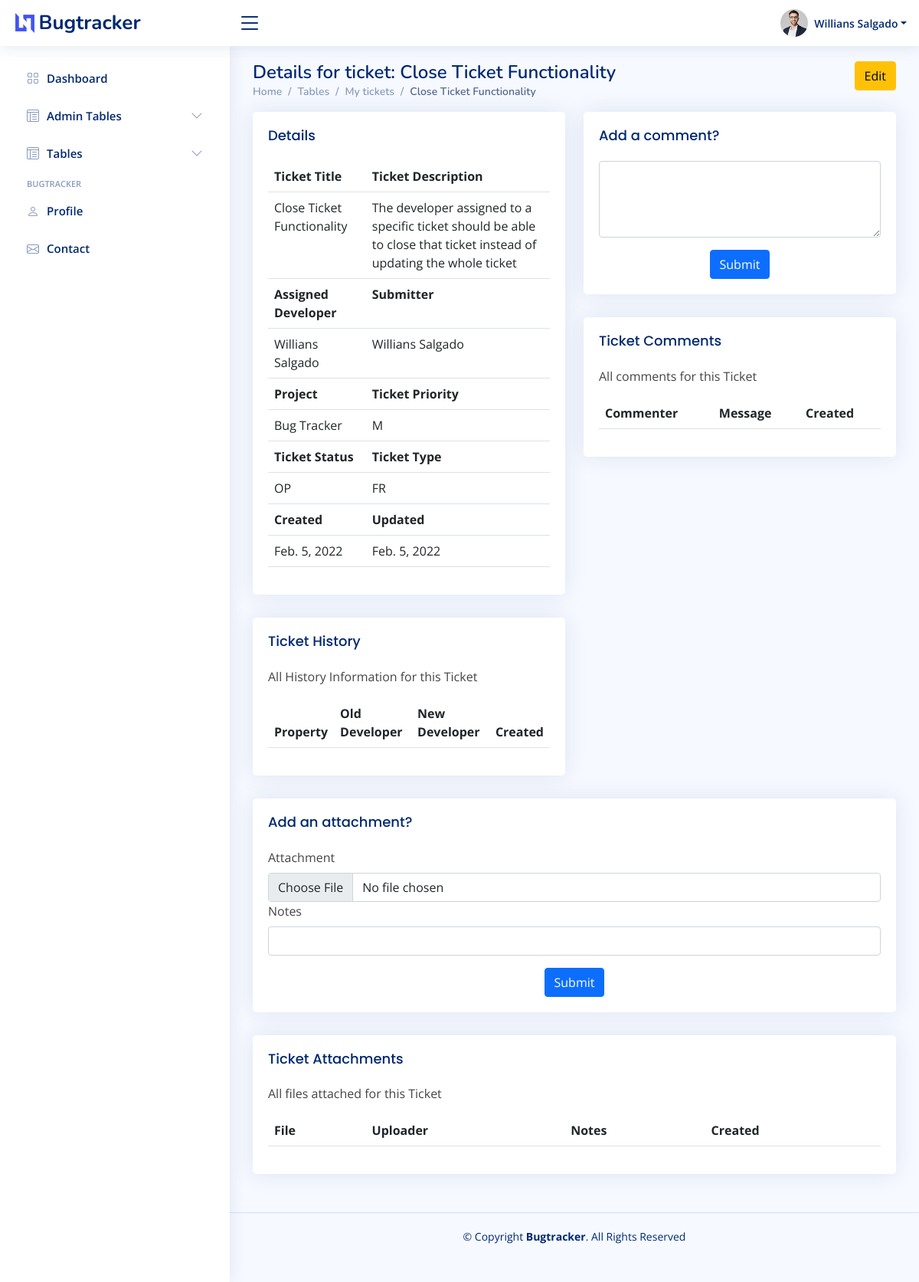
The app's page /my-tickets/1/ (signed in), older data.
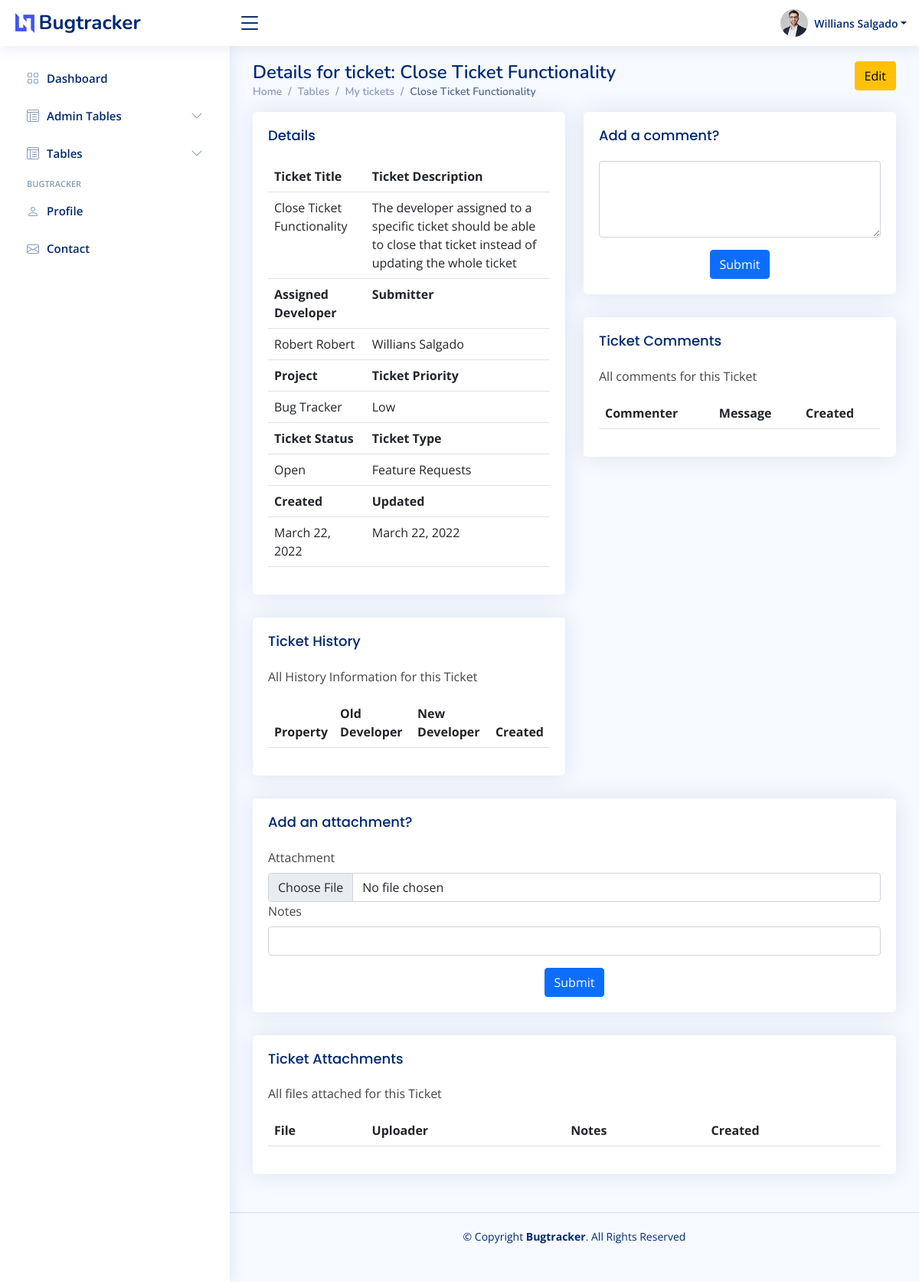
The same page, newer data.
### bugtracker/models.py (models this page shows, shortened)
class Ticket(models.Model):
    priority_level_choices = [
        ("none", "None"),
        ("low", "Low"),
        ("medium", "Medium"),
        ("high", "High"),
        ("very_high", "Very High"),
    ]
    status_choices = [
        ("new", "New"),
        ("open", "Open"),
        ("in_progress", "In Progress"),
        ("resolved", "Resolved"),
        ("additional_info_required", "Additional Info Required"),
    ]
    ticket_type_choices = [
        ("bugs_errors", "Bugs/Errors"),
        ("feature_requests", "Feature Requests"),
        ("other_comments", "Other Comments"),
        ("training_document_requests", "Training / Document Requests"),
    ]
    submitter = models.ForeignKey(User, on_delete=models.RESTRICT, related_name="submitter", default=1)
    modified_by = models.ForeignKey(User, on_delete=models.RESTRICT, default=1)
    assigned_developer = models.ForeignKey(User, on_delete=models.RESTRICT, related_name="assigned_developer", default=1)
    project = models.ForeignKey(Project, on_delete=models.CASCADE)
    title = models.CharField(max_length=50)
    description = models.TextField()
    priority_level = models.CharField(max_length=50, choices=priority_level_choices)
    status = models.CharField(max_length=50, choices=status_choices)
    ticket_type = models.CharField(max_length=50, choices=ticket_type_choices)
    created = models.DateField(auto_now_add=True)
    updated = models.DateField(auto_now=True)

class Project(models.Model):
    assigned_personnel = models.ManyToManyField(User)
    name = models.CharField(max_length=50)
    description = models.TextField()
    def __str__(self):
        return self.name

### bugtracker/views.py (the view)
# urls.py: path("my-tickets/<int:ticket_id>/", views.ticketDetailView, name="ticket_detail"),
@login_required
@permission_required("bugtracker.view_ticket")
def ticketDetailView(request, ticket_id):
    context = {}
    ticket = get_object_or_404(Ticket, pk=ticket_id)
    if request.user not in ticket.project.assigned_personnel.all():
        if request.user.has_perm("bugtracker.change_project"):
            pass
        else:
            return redirect(reverse("ticket_list"))
    if request.user.has_perm("bugtracker.add_comment"):
        comment_form = CreateCommentForm(initial={"author": request.user, "ticket": ticket})
        if (request.method == "POST") and ("comment_submit" in request.POST):
            comment_form = CreateCommentForm(request.POST)
            if comment_form.is_valid():
                comment_form.save()
        context["comment_form"] = comment_form
    if request.user.has_perm("bugtracker.add_file"):
        file_form = CreateFileForm(initial={"author": request.user, "ticket": ticket})
        if (request.method == "POST") and ("file_submit" in request.POST):
            file_form = CreateFileForm(request.POST, request.FILES)
            if file_form.is_valid():
                file_form.save()
        context["file_form"] = file_form
    comment_list = Comment.objects.filter(ticket=ticket)
    file_list = File.objects.filter(ticket=ticket)
    ticket_history_list = TicketHistory.objects.filter(ticket=ticket)
    context.update({
        "ticket": ticket,
        "comment_list": comment_list,
        "file_list": file_list,
        "ticket_history_list": ticket_history_list,
    })
    if request.method == "POST":
        return redirect(reverse("ticket_detail", kwargs={"ticket_id": ticket_id}))
    return render(request, "admin/tickets/ticket_detail.html", context)

### bugtracker/forms.py
class CreateCommentForm(ModelForm):
    author = forms.ModelChoiceField(queryset=User.objects.all())
    ticket = forms.ModelChoiceField(queryset=Ticket.objects.all())
    description = forms.CharField(max_length=254, widget=forms.Textarea)
    description.widget.attrs.update({"class": "form-control", "style":"height: 100px"})
    class Meta:
        model = Comment
        fields = ["author", "ticket", "description"]

class CreateFileForm(ModelForm):
    author = forms.ModelChoiceField(queryset=User.objects.all())
    ticket = forms.ModelChoiceField(queryset=Ticket.objects.all())
    description = forms.CharField(max_length=254)
    attachment = forms.FileField()
    description.widget.attrs.update({"class": "form-control"})
    attachment.widget.attrs.update({"class": "form-control"})
    class Meta:
        model = File
        fields = ["author", "ticket", "description", "attachment"]

### templates/admin/tickets/ticket_detail.html (shortened to what the changed rows need)
{% extends 'admin/admin-base.html' %}
{% block content %}
<main id="main" class="main">
      <div class="pagetitle">
        <h1>Details for ticket: {{ ticket.title }}</h1>
        <nav>
          <ol class="breadcrumb">
            <li class="breadcrumb-item"><a href="{% url 'bugtracker_dashboard' %}">Home</a></li>
            <li class="breadcrumb-item">Tables</li>
            <li class="breadcrumb-item"><a href="{% url 'ticket_list' %}">My tickets</a></li>
            <li class="breadcrumb-item active">{{ ticket.title }}</li>
          </ol>
        </nav>
      </div>
      <section class="section">
        <div class="row">
          <div class="col-lg-6">
            <div class="card">
                <div class="card-body">
                  <table class="table">
                    <tbody>
                      <tr>
                        <th scope="row">Ticket Title</th>
                        <th scope="row">Ticket Description</th>
                      </tr>
                      <tr>
                        <td>{{ ticket.title }}</td>
                        <td>{{ ticket.description }}</td>
                      </tr>
                      <tr>
                        <th scope="row">Assigned Developer</th>
                        <th scope="row">Submitter</th>
                      </tr>
                      <tr>
                        <td>{{ ticket.assigned_developer.first_name }}</td>
                        <td>{{ ticket.submitter.first_name }}</td>
                      </tr>
                      <tr>
                        <th scope="row">Project</th>
                        <th scope="row">Ticket Priority</th>
                      </tr>
                      <tr>
                        <td>{{ ticket.project }}</td>
                        <td>{{ ticket.get_priority_level_display}}</td>
                      </tr>
                      <tr>
                        <th scope="row">Ticket Status</th>
                        <th scope="row">Ticket Type</th>
                      </tr>
                      <tr>
                        <td>{{ ticket.get_status_display }}</td>
                        <td>{{ ticket.get_ticket_type_display }}</td>
                      </tr>
                      <tr>
                        <th scope="row">Created</th>
                        <th scope="row">Updated</th>
                      </tr>
                      <tr>
                        <td>{{ ticket.created }}</td>
                        <td>{{ ticket.updated }}</td>
                      </tr>
                    </tbody>
                  </table>
                </div>
              </div>
              <div class="card">
                <div class="card-body">
                  <table class="table datatable">
                    <thead>
                      <tr>
                        <th scope="col">Property</th>
                        <th scope="col">Old Developer</th>
                        <th scope="col">New Developer</th>
                        <th scope="col">Created</th>
                      </tr>
                    </thead>
                  </table>
                </div>
              </div>
          </div>
        <div class="col-lg-6">
            <div class="card">
                <div class="card-body">
                  <table class="table datatable">
                    <thead>
                      <tr>
                        <th scope="col">Commenter</th>
                        <th scope="col">Message</th>
                        <th scope="col">Created</th>
                      </tr>
                    </thead>
                  </table>
                </div>
              </div>
        </div>
        <div class="col-lg-12">
          <div class="card">
            <div class="card-body">
              <table class="table datatable">
                <thead>
                  <tr>
                    <th scope="col">File</th>
                    <th scope="col">Uploader</th>
                    <th scope="col">Notes</th>
                    <th scope="col">Created</th>
                  </tr>
                </thead>
              </table>
            </div>
          </div>
        </div>
        </div>
      </section>
    </main>
{% endblock %}

Row changes from the older to the newer data that the page shows:
changed Ticket "Close Ticket Functionality": assigned_developer.first_name "Willians Salgado" → "Robert Robert"; priority_level "M" → "Low"; status "OP" → "Open"; ticket_type "FR" → "Feature Requests"; created "Feb. 5, 2022" → "March 22, 2022"; updated "Feb. 5, 2022" → "March 22, 2022"
